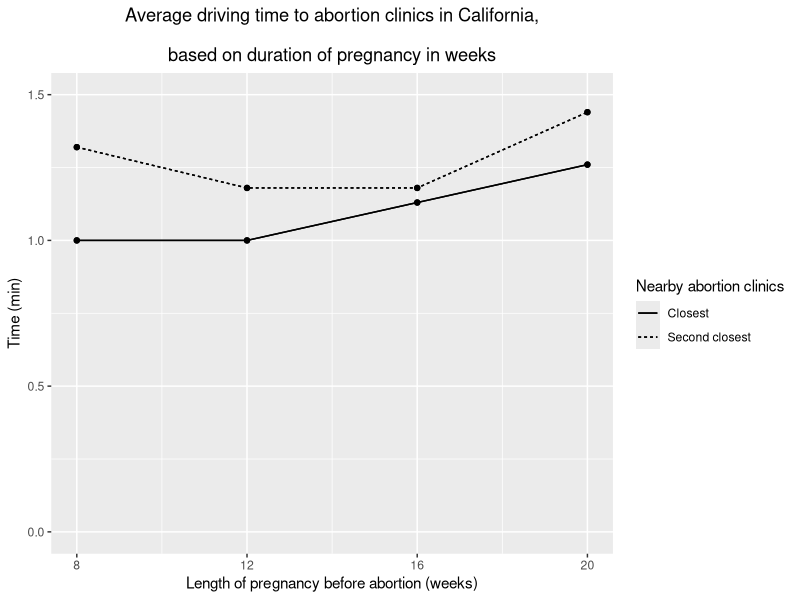
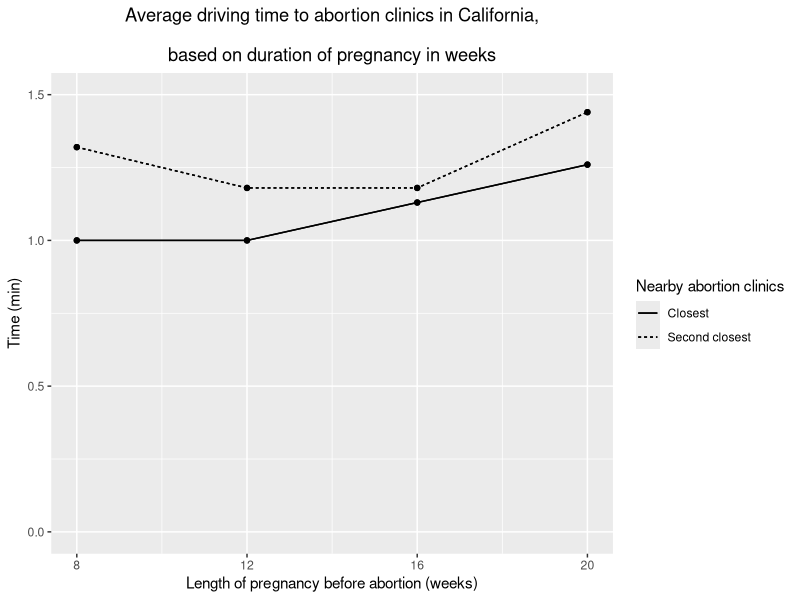

Generate these figures, in order, with R:
library(dplyr)
library(tidyverse)
library(stringr)
library(readr)
library(ggplot2)

# load dataset3
data3 <- read.csv("../data/Driving Times to Abortion Clinics in the US.csv")

# find the average amount of time it takes someone in California to get
# to the closest abortion clinic

# filter data3 to california
filter_ca <- function(column, data = data3) {
  column <- eval(substitute(column), data, parent.frame())
  filtered_states <- data[column != 0, ] %>%
    filter(state == "California")
  return(filtered_states)
}

# use new california only data to calculate the mean
calculate_mean <- function(column, data = NULL) {
  column <- eval(substitute(column), data, parent.frame())
  return(format(round(mean(column, na.rm = TRUE), 2), nsmall = 2))
}

# generate titles for columns
generate_title <- function(num, n) {
  return(paste0(
    "Avg driving time in minutes to closest abortion clinic, ",
    num, " weeks (n=", n, ")"
  ))
}
mean_8 <- calculate_mean(gestation_8_duration,
                         filter_ca(gestation_8_duration))
mean_8_closed <- calculate_mean(gestation_8_duration_closed,
                                filter_ca(gestation_8_duration_closed))
mean_12 <- calculate_mean(gestation_12_duration,
                          filter_ca(gestation_12_duration))
mean_12_closed <- calculate_mean(gestation_12_duration_closed,
                                 filter_ca(gestation_12_duration_closed))
mean_16 <- calculate_mean(gestation_16_duration,
                          filter_ca(gestation_16_duration))
mean_16_closed <- calculate_mean(gestation_16_duration_closed,
                                 filter_ca(gestation_16_duration_closed))
mean_20 <- calculate_mean(gestation_20_duration,
                          filter_ca(gestation_20_duration))
mean_20_closed <- calculate_mean(gestation_20_duration_closed,
                                 filter_ca(gestation_20_duration_closed))

# create df for data3: average time in min it takes
# to drive to an abortion clinic
ca3 <- data3 %>%
  group_by(state) %>%
  filter(state == "California") %>%
  summarize(
    "state" = "california",
    !!generate_title(8, nrow(filter_ca(gestation_8_duration))) :=
      mean_8,
    !!generate_title(8, nrow(filter_ca(gestation_8_duration_closed))) :=
      mean_8_closed,
    !!generate_title(12, nrow(filter_ca(gestation_12_duration))) :=
      mean_12,
    !!generate_title(12, nrow(filter_ca(gestation_12_duration_closed))) :=
      mean_12_closed,
    !!generate_title(16, nrow(filter_ca(gestation_16_duration))) :=
      mean_16,
    !!generate_title(16, nrow(filter_ca(gestation_16_duration_closed))) :=
      mean_16_closed,
    !!generate_title(20, nrow(filter_ca(gestation_20_duration))) :=
      mean_20,
    !!generate_title(20, nrow(filter_ca(gestation_20_duration_closed))) :=
      mean_20_closed
  )

df <- data.frame(
  supp = rep(c("Closest", "Second closest"), each = 4),
  weeks_in_pregnancy = rep(c(8, 12, 16, 20), 2),
  avg_driving_times = c(
    as.numeric(mean_8), as.numeric(mean_12),
    as.numeric(mean_16), as.numeric(mean_20),
    as.numeric(mean_8_closed), as.numeric(mean_12_closed),
    as.numeric(mean_16_closed), as.numeric(mean_20_closed)
  )
)

# line_graph
# add first data: solid line
line_graph <- ggplot(df, aes(x = weeks_in_pregnancy,
                             y = avg_driving_times, group = supp)) +
  geom_line(aes(linetype = supp)) +
  geom_point()

# add second data: dashed line
line_graph <- line_graph +
  geom_line(aes(linetype = supp)) +
  geom_point() +
  labs(
    x = "Length of pregnancy before abortion (weeks)", y = "Time (min)",
    color = "Nearby abortion clinics", linetype = "Nearby abortion clinics"
  ) +
  ggtitle("Average driving time to abortion clinics in California,
          \nbased on duration of pregnancy in weeks") +
  theme(plot.title = element_text(hjust = 0.5)) +
  scale_x_continuous(breaks = seq(8, 20, by = 4)) +
  scale_y_continuous(limits = c(0, 1.5))
line_graph

ggsave("dataset3.jpg")
